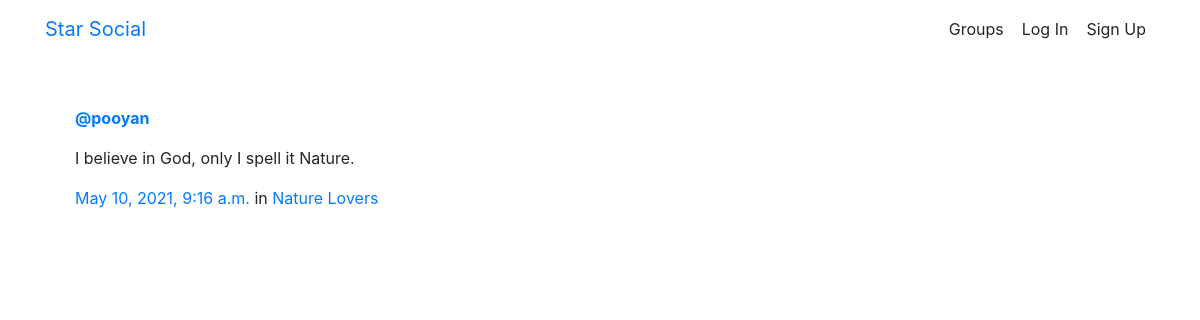
The app's page /posts/by/pooyan/9/ with its own data.
### posts/models.py (models this page shows, shortened)
class Post(models.Model):
    user = models.ForeignKey(User, related_name="posts",on_delete=models.CASCADE)
    created_at = models.DateTimeField(auto_now=True)
    message = models.TextField()
    message_html = models.TextField(editable=False)
    group = models.ForeignKey(Group, related_name="posts",null=True, blank=True,on_delete=models.CASCADE)
    class Meta:
        ordering = ["-created_at"]
        unique_together = ["user", "message"]

### groups/models.py (models this page shows, shortened)
class Group(models.Model):
    name = models.CharField(max_length=255, unique=True)
    slug = models.SlugField(allow_unicode=True, unique=True)
    description = models.TextField(blank=True, default='')
    description_html = models.TextField(editable=False, default='', blank=True)
    members = models.ManyToManyField(User,through="GroupMember")
    class Meta:
        ordering = ["name"]

### posts/views.py (the view)
# urls.py: path("by/<username>/<int:pk>/",views.PostDetail.as_view(),name="single"),
class PostDetail(SelectRelatedMixin, DetailView):
	model = Post
	select_related = ('user', 'group')
	def get_queryset(self):
		queryset = super().get_queryset()
		return queryset.filter(user__username__iexact=self.kwargs.get('username'))

### posts/templates/posts/post_detail.html
{% extends "posts/post_base.html" %}
{% block post_content %}
    {% include "posts/_post.html" %}
{% endblock %}

### posts/templates/posts/_post.html (shortened to what this page needs)
<br>
<br>
<div class="media">
	<div class="media-body container">
		<strong><a href="{% url 'posts:for_user' username=post.user.username %}">@{{ post.user.username }}</a></strong>
		<p>{{ post.message_html|safe }}</p>
			<time class="time">
				<a href="{% url 'posts:single' username=post.user.username pk=post.pk %}">
					{{ post.created_at }}
				</a>
			</time>
			{% if post.group %}
			<span class="group-name">
				in <a href="{% url 'groups:single' slug=post.group.slug %}">{{ post.group.name }}</a>
			</span>
			{% endif %}
	</div>
</div>

### records on screen
Post: user.username "pooyan", message_html "I believe in God, only I spell it Nature.", created_at "May 10, 2021, 9:16 a.m.", group.name "Nature Lovers"
